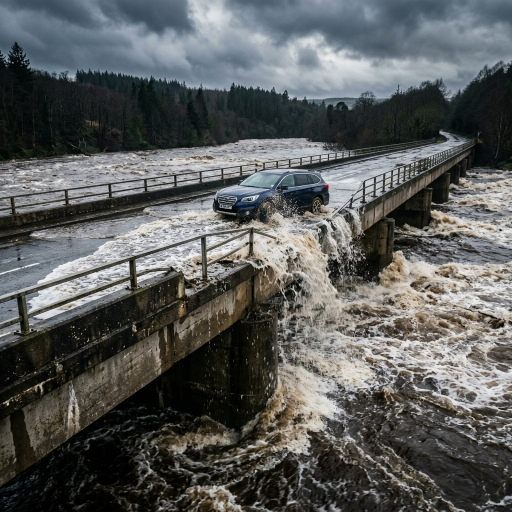
#> input picture project/dataset_custom/images/flood_bridge_submerged_1777023064134.png, 1024 x 1024 px (shown at 1/2 size); its folder holds 3 pictures in this run; the run also reads 1 picture not shown here
$ python dataset_preparation.py
#> lines starting #> are read from the running program, lines starting #| are printed output that depends on the picture
import os
import cv2
import shutil
import random
from pathlib import Path
from tqdm import tqdm

class DatasetPreparer:
    """
    Validates, Resizes, and Splits raw imagery into YOLO format.
    """
    def __init__(self, raw_dir, output_dir, split_ratio=0.8, img_size=640):
#> called with split_ratio = 0.8, img_size = 640
        self.raw_dir = Path(raw_dir)
        self.output_dir = Path(output_dir)
        self.split_ratio = split_ratio
        self.img_size = img_size

        # Structure
        self.dirs = {
            'train_img': self.output_dir / "images" / "train",
            'val_img': self.output_dir / "images" / "val",
            'train_lbl': self.output_dir / "labels" / "train",
            'val_lbl': self.output_dir / "labels" / "val"
        }
        for d in self.dirs.values(): d.mkdir(parents=True, exist_ok=True)

    def is_corrupted(self, img_path):
        try:
            img = cv2.imread(str(img_path))
#> img is the input picture: shape (1024, 1024, 3); mean B, G, R 91.1, 91.7, 90
            if img is None: return True
            return False
        except:
            return True

    def process(self):
        images = [f for f in self.raw_dir.glob("*.jpg")] + [f for f in self.raw_dir.glob("*.png")]
        print(f"📦 Processing {len(images)} raw images...")

        valid_images = []
        for img_path in tqdm(images, desc="Validating"):
            if not self.is_corrupted(img_path):
                valid_images.append(img_path)
#> pass 2 of the loop in process, `for img_path in tqdm(images, desc="Validating"):`:
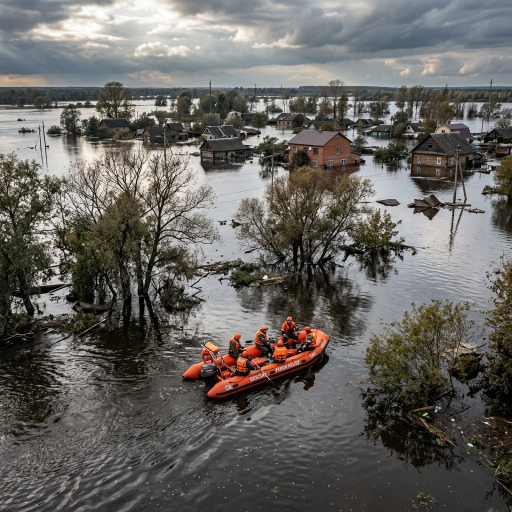
#> input picture project/dataset_custom/images/flood_rural_rescue_boat_1777022995730.png, 1024 x 1024 px (shown at 1/2 size)
#> in is_corrupted, img is the input picture: shape (1024, 1024, 3); mean B, G, R 97.1, 100.4, 103.2

        random.shuffle(valid_images)
        split_idx = int(len(valid_images) * self.split_ratio)

        train_set = valid_images[:split_idx]
        val_set = valid_images[split_idx:]

        def move_and_resize(dataset, mode):
#> called with mode = 'train'
            img_dest = self.dirs[f'{mode}_img']
            lbl_dest = self.dirs[f'{mode}_lbl']

            for img_path in tqdm(dataset, desc=f"Moving {mode}"):
                # 1. Resize and Save Image
                img = cv2.imread(str(img_path))
                resized = cv2.resize(img, (self.img_size, self.img_size))
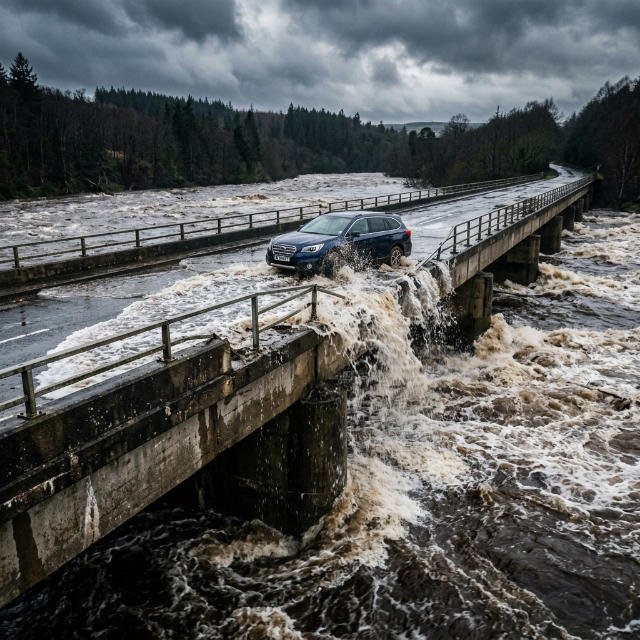
#> resized: shape (640, 640, 3); mean B, G, R 91, 91.6, 89.9
                cv2.imwrite(str(img_dest / img_path.name), resized)

                # 2. Handle Label (Look for matching .txt)
                lbl_path = img_path.with_suffix('.txt')
                if lbl_path.exists():
                    shutil.copy(lbl_path, lbl_dest / lbl_path.name)
                else:
                    # Create empty label file if missing (for background images)
                    open(lbl_dest / f"{img_path.stem}.txt", 'a').close()
#> pass 2 of the loop in move_and_resize, `for img_path in tqdm(dataset, desc=f"Moving {mode}"):`:
#> in move_and_resize, `resized = cv2.resize(img, (self.img_size, self.img_size))`:
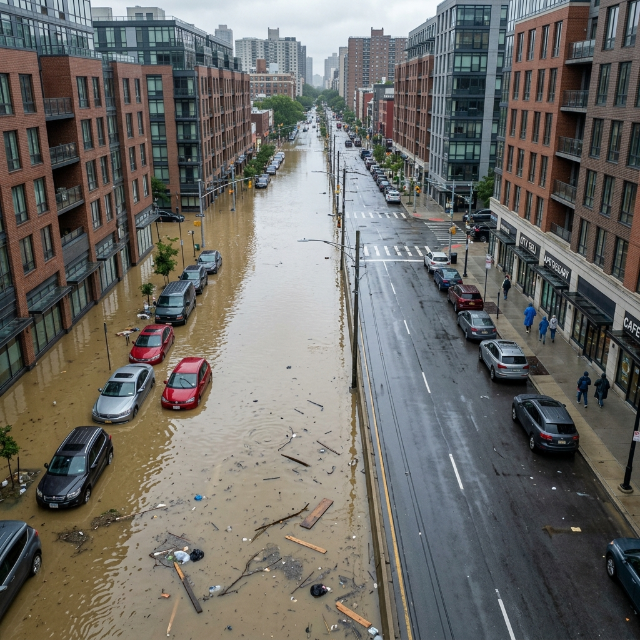
#> resized: shape (640, 640, 3); mean B, G, R 102.4, 106.8, 108.3

        move_and_resize(train_set, 'train')
        move_and_resize(val_set, 'val')
#> call 2 of move_and_resize, with mode = 'val'
#> in move_and_resize (call 2), `resized = cv2.resize(img, (self.img_size, self.img_size))`:
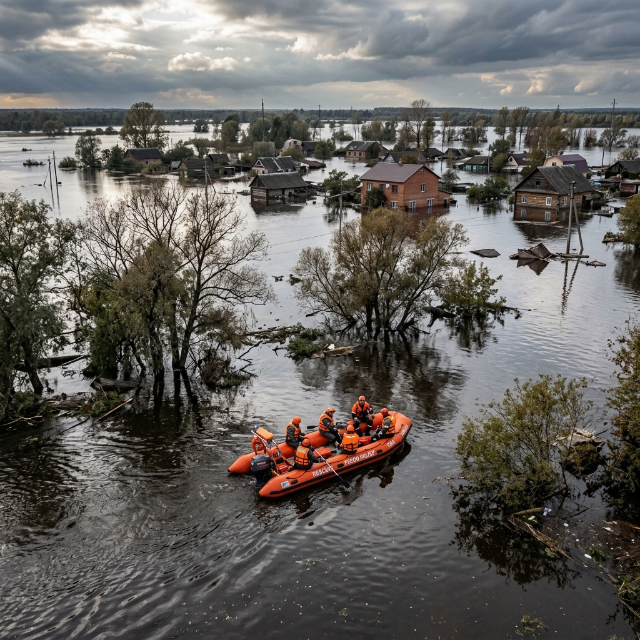
#> resized: shape (640, 640, 3); mean B, G, R 96.9, 100.3, 103.1

        print(f"✨ Dataset Preparation Complete!")
        print(f"📂 Train: {len(train_set)} | Val: {len(val_set)}")

if __name__ == "__main__":
    preparer = DatasetPreparer(
        raw_dir="/Users/HetviSheth/Flood_Prediction/project/raw_dataset/images",
        output_dir="/Users/HetviSheth/Flood_Prediction/project/dataset_yolo"
    )
    preparer.process()
